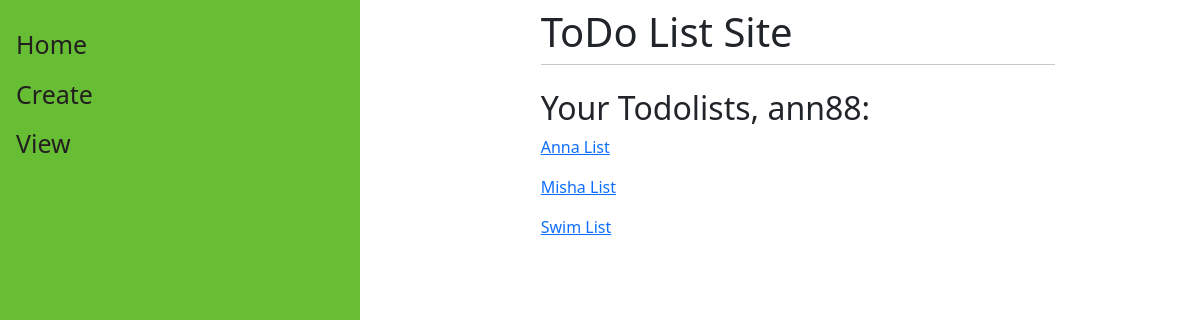
Page /view/ (signed in) on the earlier database version.
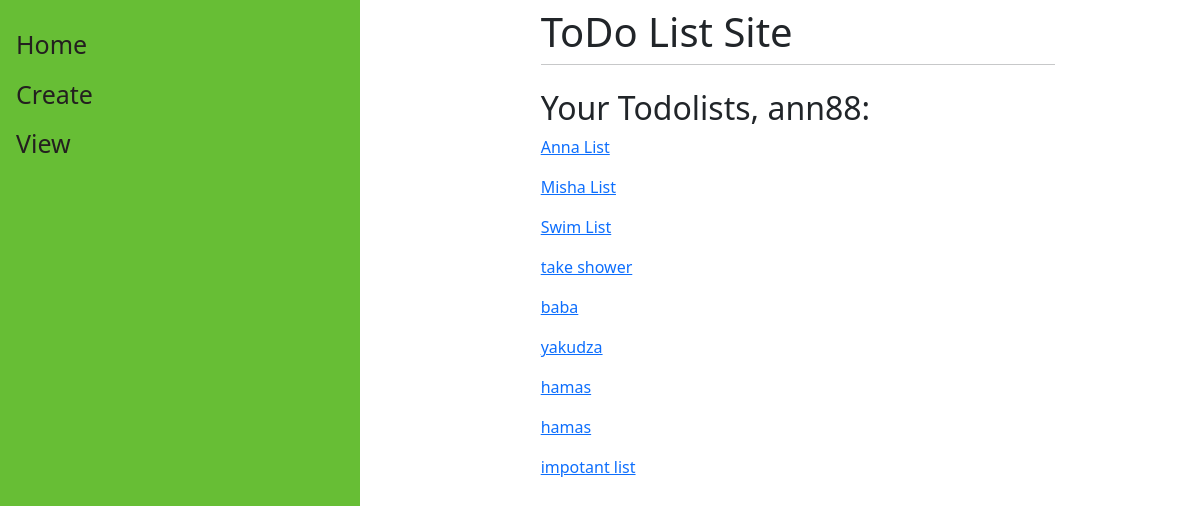
Same page on the later database version.
### main/models.py (models this page shows, shortened)
class ToDoList(models.Model):
    user = models.ForeignKey(User, on_delete=models.CASCADE, default=1, related_name="todolist")
    name = models.CharField(max_length=200)

### main/views.py (the view)
# urls.py: path("view/", views.view, name ="view"),
def view(response):
    return render(response, "main/view.html", {})

### main/templates/main/view.html (shortened to what this page needs)
{% extends "main/base.html" %}
{% load crispy_forms_tags %}
{% block content %}
    <h2> Your Todolists, {{user.username}}:</h2>
    {% for td in user.todolist.all %}
        <p><a href ="/{{td.id}}">{{td.name}}</a></p>
    {% endfor%}
{% endblock %}

### main/templates/main/base.html (shortened to what this page needs)
<!DOCTYPE html>
<html lang="en">
<head>
    <link href="https://cdn.jsdelivr.net/npm/bootstrap@5.3.2/dist/css/bootstrap.min.css" rel="stylesheet">
</head>
<body>
    <div class="sidenav">
        <a href="">Home</a>
        <a href="/create">Create</a>
        <a href="/view">View</a>
    </div>
    <div id="content" name="content" class ="main">
        <div class="row justify-content-center">
            <div class="col-8">
                <h1 class="mt-2">ToDo List Site</h1>
                <hr class ="mt-0 mb-4">
                    {% block content %}
                    {% endblock %}
            </div>
        </div>
    </div>
</body>
</html>

### main/templates/main/base.html (style rules this page uses)
.sidenav { height: 100%; width: 30%; position: fixed; z-index: 1; top: 0; left: 0; background-color: rgb(103, 190, 53); overflow-x: hidden; padding-top: 20px; }
.sidenav a { padding: 6px 8px 6px 16px; text-decoration: none; font-size: 25px; color: #231f1f; display: block; }
.main { margin-left: 33%; padding: 0px 10px; }

Differences in the rows shown:
added ToDoList: name "take shower"
added ToDoList: name "baba"
added ToDoList: name "yakudza"
added ToDoList: name "hamas"
added ToDoList: name "hamas"
added ToDoList: name "impotant list"
